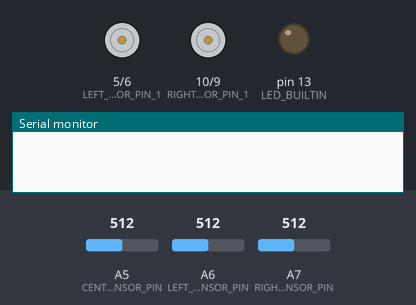
A sketch run on a simulated Arduino Nano, built with avr-gcc and run on an emulated ATmega328P. Parts: motor-driver pin pairs drawn as motors (green arrow = first pin HIGH = forward, orange = second pin HIGH = backward, longer = more drive), output pins drawn as LEDs (lit = HIGH), the last lines printed to the serial monitor. The inputs (shaded band) are chosen by the test bench; at power-on: A5 (CENTER_SENSOR_PIN) = 512, A6 (LEFT_SENSOR_PIN) = 512, A7 (RIGHT_SENSOR_PIN) = 512.

Above: at 0.8 s.
At 2.2 s:
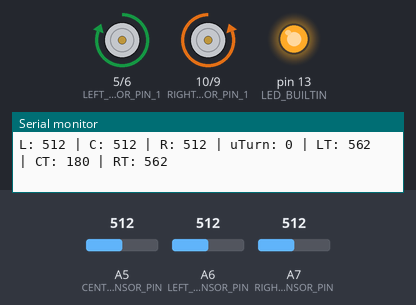
2.3 s: A5 (CENTER_SENSOR_PIN) set to 195
5.3 s: A5 (CENTER_SENSOR_PIN) set to 168
At 5.9 s:
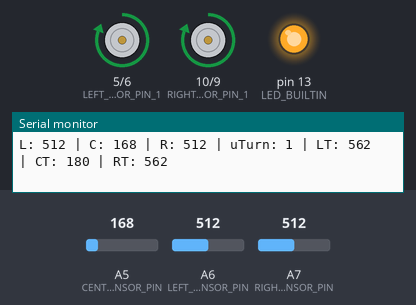
6.8 s: A6 (LEFT_SENSOR_PIN) set to 105
9.8 s: A6 (LEFT_SENSOR_PIN) set to 90
12.8 s: A7 (RIGHT_SENSOR_PIN) set to 110
15.8 s: A7 (RIGHT_SENSOR_PIN) set to 91
Timing chart, 0 to 18.8 s (numbered marks = the images above; inputs shaded):
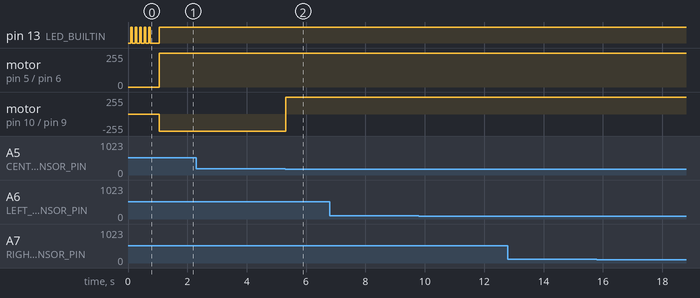

The sketch:

LineFollower.ino
```cpp
// Line Follower Robot com Controle Digital Simplificado (Full Speed)
// U-TURN quando obstáculo detectado (sensor central)
// Obs.: Sensor central continua inicializado, mas não é usado no controle normal.

#define LEFT_SENSOR_PIN A6
#define RIGHT_SENSOR_PIN A7
#define CENTER_SENSOR_PIN A5

// Motor pins (L293D)
// Motor A - Esquerdo
#define LEFT_MOTOR_PIN_1 5
#define LEFT_MOTOR_PIN_2 6
// Motor B - Direito
#define RIGHT_MOTOR_PIN_1 10
#define RIGHT_MOTOR_PIN_2 9

// Variáveis dinâmicas para threshold de cada sensor
int leftThreshold = 0;
int centerThreshold = 0;
int rightThreshold = 0;

// Leituras dos sensores
int leftSensorValue = 0;
int centerSensorValue = 0;
int rightSensorValue = 0;

// Variáveis de estado do U-TURN
bool uTurn = false;
bool alertTriggered = false;

void setup() {
  Serial.begin(9600);

  // Configura pinos dos motores
  pinMode(LEFT_MOTOR_PIN_1, OUTPUT);
  pinMode(LEFT_MOTOR_PIN_2, OUTPUT);
  pinMode(RIGHT_MOTOR_PIN_1, OUTPUT);
  pinMode(RIGHT_MOTOR_PIN_2, OUTPUT);

  // Configura pinos dos sensores
  pinMode(LEFT_SENSOR_PIN, INPUT);
  pinMode(CENTER_SENSOR_PIN, INPUT);
  pinMode(RIGHT_SENSOR_PIN, INPUT);

  // Configura LED embutido
  pinMode(LED_BUILTIN, OUTPUT);
  digitalWrite(LED_BUILTIN, LOW);

  // Garante motores parados antes da calibração
  digitalWrite(RIGHT_MOTOR_PIN_1, LOW);
  digitalWrite(RIGHT_MOTOR_PIN_2, LOW);
  digitalWrite(LEFT_MOTOR_PIN_1, LOW);
  digitalWrite(LEFT_MOTOR_PIN_2, LOW);
  delay(100);

  // Calibração dinâmica com LED piscando
  calibrateThresholds();

  Serial.print("Left Threshold: ");
  Serial.print(leftThreshold);
  Serial.print(" Center Threshold: ");
  Serial.print(centerThreshold);
  Serial.print(" Right Threshold: ");
  Serial.println(rightThreshold);
  Serial.println("START");
  delay(100);
  digitalWrite(LED_BUILTIN, LOW);
  delay(100);
  digitalWrite(LED_BUILTIN, HIGH);
}

void loop() {
  readSensors();

  // Detecta obstáculo e inicia U-TURN
  if (!uTurn && (centerSensorValue < centerThreshold)) {
    uTurn = true;
    alertTriggered = false;
  }

  if (uTurn) {
    uTurnRoutine();
  } else {
    simpleControl();
  }

  printDebugInfo();
  delay(10);
}

// Calibra thresholds individuais piscando o LED durante cada amostra
void calibrateThresholds() {
  long leftSum = 0;
  long rightSum = 0;

  for (int i = 0; i < 5; i++) {
    digitalWrite(LED_BUILTIN, HIGH);
    delay(50);
    digitalWrite(LED_BUILTIN, LOW);
    delay(100);

    leftSum += analogRead(LEFT_SENSOR_PIN);
    rightSum += analogRead(RIGHT_SENSOR_PIN);
  }

  digitalWrite(LED_BUILTIN, LOW);

  leftThreshold = (leftSum / 5) + 50;
  centerThreshold = 180;
  rightThreshold = (rightSum / 5) + 50;
}

void readSensors() {
  leftSensorValue = analogRead(LEFT_SENSOR_PIN);
  centerSensorValue = analogRead(CENTER_SENSOR_PIN);
  rightSensorValue = analogRead(RIGHT_SENSOR_PIN);
}

// Controle normal usando sensores laterais
void simpleControl() {
  bool leftOnLine = (leftSensorValue < leftThreshold);
  bool rightOnLine = (rightSensorValue < rightThreshold);

  if (leftOnLine && !rightOnLine) {
    digitalWrite(RIGHT_MOTOR_PIN_1, LOW);
    digitalWrite(RIGHT_MOTOR_PIN_2, LOW);
    digitalWrite(LEFT_MOTOR_PIN_1, HIGH);
    digitalWrite(LEFT_MOTOR_PIN_2, LOW);
  }
  else if (rightOnLine && !leftOnLine) {
    digitalWrite(LEFT_MOTOR_PIN_1, LOW);
    digitalWrite(LEFT_MOTOR_PIN_2, LOW);
    digitalWrite(RIGHT_MOTOR_PIN_1, LOW);
    digitalWrite(RIGHT_MOTOR_PIN_2, HIGH);
  }
  else {
    digitalWrite(LEFT_MOTOR_PIN_1, HIGH);
    digitalWrite(LEFT_MOTOR_PIN_2, LOW);
    digitalWrite(RIGHT_MOTOR_PIN_1, LOW);
    digitalWrite(RIGHT_MOTOR_PIN_2, HIGH);
  }
}

// Procedimento de U-TURN girando sempre à direita
void uTurnRoutine() {
  digitalWrite(LEFT_MOTOR_PIN_1, HIGH);
  digitalWrite(LEFT_MOTOR_PIN_2, LOW);
  digitalWrite(RIGHT_MOTOR_PIN_1, HIGH);
  digitalWrite(RIGHT_MOTOR_PIN_2, LOW);

  if (!alertTriggered && (rightSensorValue < rightThreshold)) {
    alertTriggered = true;
  }

  if (alertTriggered && (rightSensorValue >= rightThreshold)) {
    uTurn = false;
    alertTriggered = false;
  }
}

void printDebugInfo() {
  Serial.print("L: ");
  Serial.print(leftSensorValue);
  Serial.print(" | C: ");
  Serial.print(centerSensorValue);
  Serial.print(" | R: ");
  Serial.print(rightSensorValue);
  Serial.print(" | uTurn: ");
  Serial.print(uTurn);
  Serial.print(" | LT: ");
  Serial.print(leftThreshold);
  Serial.print(" | CT: ");
  Serial.print(centerThreshold);
  Serial.print(" | RT: ");
  Serial.println(rightThreshold);
}
```

Measured:
- the behaviour switches between 180 and 179 on A5 (CENTER_SENSOR_PIN) (found by bisection; images 1 and 2)
- after the input at 5.3 s, motor on pin 10 (RIGHT_MOTOR_PIN_1) / pin 9 (RIGHT_MOTOR_PIN_2): backward 255/255 → forward 255/255 at once
